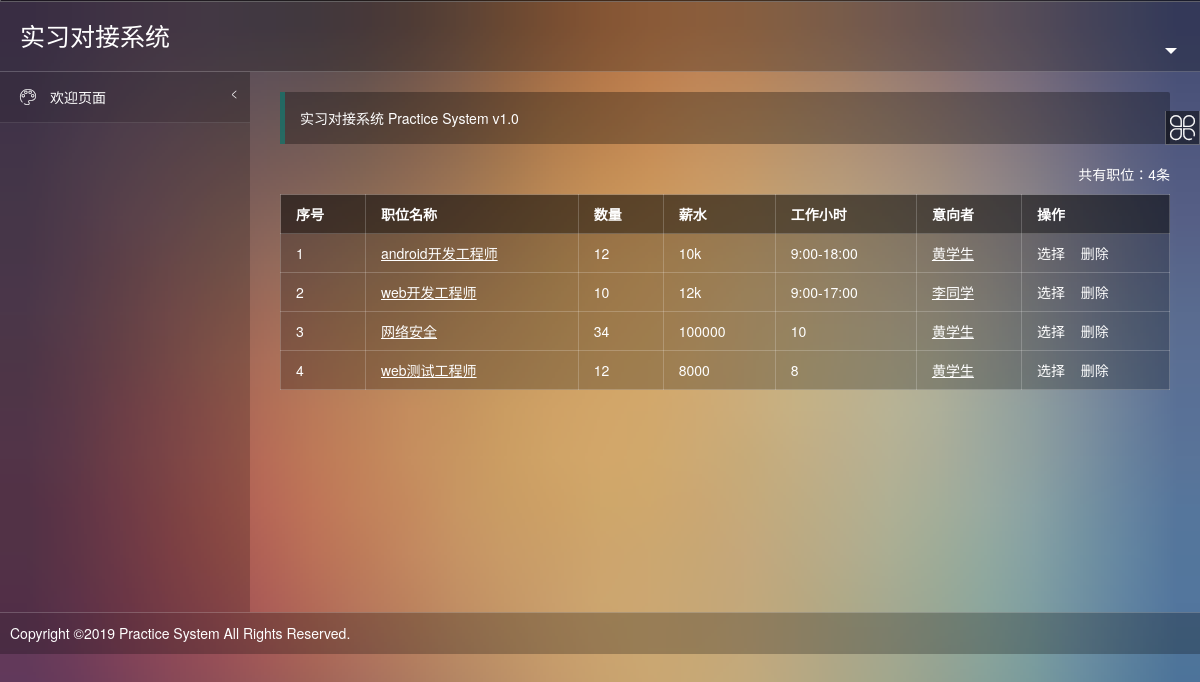
Page /practice/enterprise/received/ (signed in) on the earlier database version.
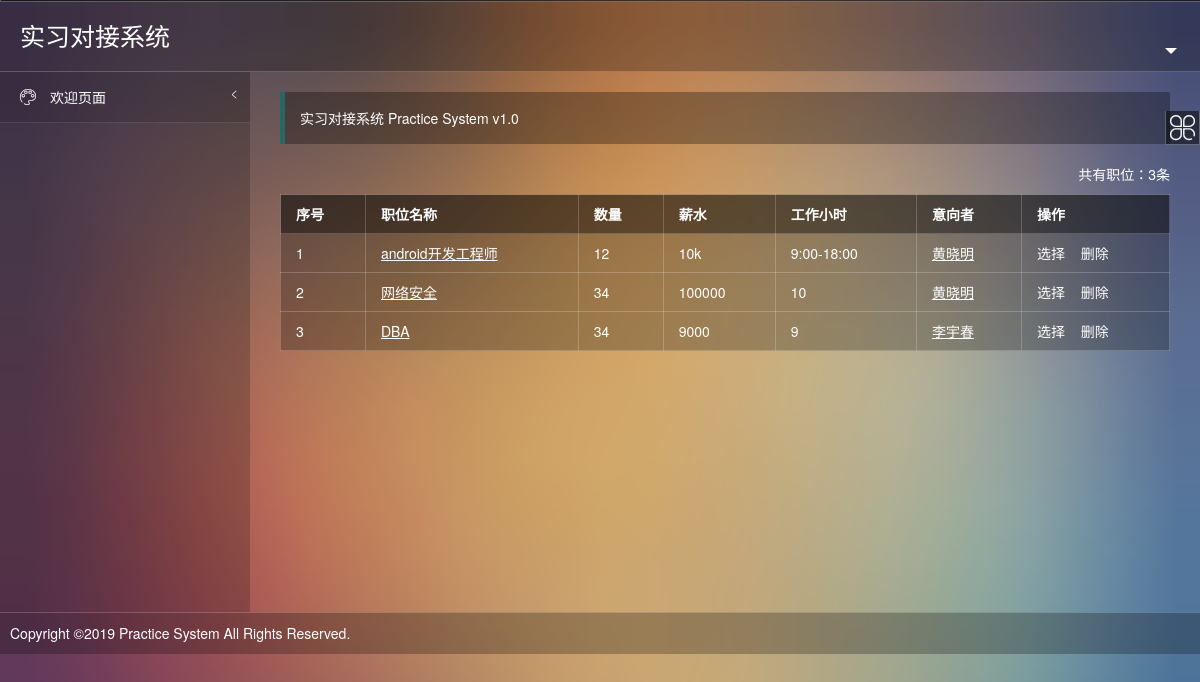
Same page on the later database version.
### practice/models.py (models this page shows, shortened)
class Choice(models.Model):
    choice_id = models.IntegerField(primary_key=True)
    job_id = models.ForeignKey(Job, db_column='job_id', on_delete=models.CASCADE)
    stu_id = models.ForeignKey(Student, db_column='stu_id', on_delete=models.CASCADE)
    result = models.BooleanField(default=False)

class Job(models.Model):
    job_id = models.IntegerField(primary_key=True,  db_column='job_id')
    ent_id = models.ForeignKey(Enterprise,  db_column='ent_id',  on_delete=models.CASCADE)
    job_name = models.CharField(max_length=20)
    job_desc = models.CharField(max_length=100)
    employ_num = models.IntegerField(default=0)
    salary = models.IntegerField(default=0)
    job_time = models.IntegerField(default=0)

class Student(models.Model):
    stu_id = models.IntegerField(primary_key=True, db_column='stu_id',  blank=False)
    tea_id = models.ForeignKey(Teacher,  db_column='tea_id',  on_delete=models.CASCADE)
    stu_pwd = models.CharField(max_length=20)
    stu_name = models.CharField(max_length=10)
    stu_age = models.IntegerField(default=0)
    phone_num = models.CharField(max_length=11)
    e_mail = models.CharField(max_length=15)
    major = models.CharField(max_length=20)
    grade = models.IntegerField(default=0)
    stu_class = models.CharField(max_length=10)
    address = models.CharField(max_length=40)
    political_status = models.CharField(max_length=10)
    target_post = models.CharField(max_length=20)
    intention_area = models.CharField(max_length=40)
    resume = models.FileField(upload_to='practice/resume/')
    tripartite_agreement = models.BooleanField(default=False)
    practice_agreement = models.BooleanField(default=False)
    employment_agreement = models.BooleanField(default=False)
    tea_mark = models.IntegerField(default=0)
    ent_mark = models.IntegerField(default=0)

### practice/enterprise/views.py (the view)
# urls.py: path('received/', views.received, name='received'),
def received(request):
    role_id = request.session['role_id']
    ent_id = request.session['user_id']
    enterprise = Enterprise.objects.get(ent_id=ent_id)
    jobs = Job.objects.filter(ent_id=enterprise)
    choices = []
    for job in jobs:
        choices += Choice.objects.filter(job_id=job).exclude(result=True)
    context = {}
    context['choices'] = choices
    context['menu'] = daoapp.getMenu(role_id=role_id)
    context['username'] = daoapp.getUsername(role_id, ent_id)
    context['role_name'] = 'enterprise'
    return render(request, 'practice/received.html', context)

### practice/daoapp.py (called while the page is built)
def getMenu(role_id):
    role_id = int(role_id)
    datas = Menu.objects.filter(role_id = role_id)
    parentMenu = {}
    menu = {}
    for m in datas:
        if m.parent_id == 0:
            parentMenu[m.menu_id] = m.menu_name
            menu[m.menu_name] = {}
            menu[m.menu_name][m.menu_name] = m.url_name
    for m in datas:
        if m.parent_id != 0:
            pmenuname = parentMenu[m.parent_id]
            if pmenuname in menu[pmenuname].keys():
                del menu[pmenuname][pmenuname]
            menu[pmenuname][m.menu_name] = m.url_name
    return menu

def getUsername(role_id, user_id):
    username = ''
    if not isinstance(role_id, int) or not isinstance(user_id, int):
        return None
    if role_id == 2:    #如果是老师
        username = Teacher.objects.get(tea_id=user_id).tea_name
    elif role_id == 3:  #如果是企业
        username = Enterprise.objects.get(ent_id=user_id).ent_name
    elif role_id == 4:  #如果是学生
        username = Student.objects.get(stu_id=user_id).stu_name
    return username

### practice/templates/practice/received.html (shortened to what this page needs)
{% extends 'practice/template.html' %}
{% block frame %}
<span class="x-right" style="line-height:40px">共有职位：{{ choices|length }}条</span>
<table class="layui-table">
    <thead>
    <tr>
        <th>
            序号
        </th>
        <th>
            职位名称
        </th>
        <th>
            数量
        </th>
        <th>
            薪水
        </th>
        <th>
            工作小时
        </th>
        <th>
            意向者
        </th>
        <th>
            操作
        </th>
    </tr>
    </thead>
    <tbody>
    {% for choice in choices %}
    <tr>
        <td>
            {{ forloop.counter }}
        </td>
        <td>
            <u style="cursor:pointer" onclick="member_show('{{ choice.job_id.job_name }}','/practice/enterprise/showjob/{{ choice.job_id.job_id }}/','800','500')">
                {{ choice.job_id.job_name }}
            </u>
        </td>
        <td >
            {{ choice.job_id.employ_num }}
        </td>
        <td >
            {{ choice.job_id.salary }}
        </td>
        <td >
            {{ choice.job_id.job_time }}
        </td>
        <td class="td-status">
            <u><a href="/practice/enterprise/information/{{ choice.stu_id.stu_id }}/">{{ choice.stu_id.stu_name }}</a></u>
        </td>
        <td class="td-manage">
            {% if not choice.result %}
            <a title="选择" href="/practice/enterprise/select/{{ choice.job_id.job_id }}/{{ choice.stu_id.stu_id }}/"
               class="ml-5" style="text-decoration:none">
                选择
            </a>
            {% else %}
                <b style="color:red">已选<b>
            {% endif %}&nbsp;&nbsp;
            <a title="删除" href="javascript:;" onclick="member_del(this, {{ choice.job_id.job_id }}, {{ choice.stu_id.stu_id }})"
               style="text-decoration:none">
                删除
            </a>
        </td>
    </tr>
    {% endfor %}
    </tbody>
</table>
{% endblock %}

### practice/templates/practice/template.html (shortened to what this page needs)
<!doctype html>
<html lang="en">
<head>
{% load static %}
    <link rel="stylesheet" href="{% static 'practice/css/font.css' %}">
	<link rel="stylesheet" href="{% static 'practice/css/xadmin.css' %}">
    <link rel="stylesheet" href="{% static 'practice/css/swiper.min.css' %}">
</head>
<body>
    <div class="container">
        <div class="logo"><a href="{% url 'practice:index' %}">实习对接系统</a></div>
        <ul class="layui-nav right" lay-filter="">
        </ul>
    </div>
    <div class="wrapper">
        <div class="left-nav">
            <div id="side-nav">
                <ul id="nav">
                    <li class="list" current>
                        <a href="{% url 'practice:index' %}">
                            <i class="iconfont">&#xe761;</i>
                            欢迎页面
                            <i class="iconfont nav_right">&#xe697;</i>
                        </a>
                    </li>
                </ul>
            </div>
        </div>
        <div class="page-content">
          <div class="content">
            <blockquote class="layui-elem-quote">
                实习对接系统 Practice System <span class="f-14">v1.0</span>
            </blockquote>
            {% block frame %}
            {% endblock %}
          </div>
        </div>
    </div>
    <div class="footer">
        <div class="copyright">Copyright ©2019 Practice System All Rights Reserved.</div>
    </div>
	<div class="bg-changer">
        <div id="changer-set"><i class="iconfont">&#xe696;</i></div>
    </div>
</body>
</html>

### practice/static/practice/css/xadmin.css (style rules this page uses)
* { margin: 0px; padding: 0px; font-family: "Helvetica Neue", Helvetica, Arial, sans-serif; }
a { text-decoration: none; }
html { width: 100%; }
body { width: 100%; background-color: #54364a; background-image: url(../images/a.jpg); background-repeat: no-repeat; background-size: cover; color: #ffffff; }
.bg-changer { position: fixed; left: 0px; top: -110px; width: 100%; }
.bg-changer #changer-set { position: fixed; top: 111px; right: 0px; width: 33px; height: 33px; background: rgba(0,0,0,0.5); border: 1px solid rgba(255,255,255, 0.3); border-top: 0px; color: #fff; text-align: center; line-height: 33px; cursor: pointer; }
.bg-changer #changer-set i { display: block; font-size: 25px; -webkit-transform:translate3d(0,0,0); -moz-transform:translate3d(0,0,0); transform:translate3d(0,0,0); -webkit-animation:play 3s linear infinite; -moz-animation:play 3s linear infinite; animation:play 3s linear infinite; }
.container { width: 100%; height: 71px; background-color: rgba(0, 0, 0, 0.25); border-bottom: 1px solid rgba(255, 255, 255, 0.2); }
.container .logo { float: left; color: #fff; font-size: 25px; padding-left: 20px; line-height: 71px; }
.container .right { float: right; }
.wrapper { display: table; position: relative; width: 100%; }
.wrapper .left-nav { background-color: rgba(0, 0, 0, 0.20); color: #FFF; display: table-cell; float: none!important; vertical-align: top; max-width: 250px; }
.wrapper .left-nav #nav li { width: 250px; background-color: rgba(0, 0, 0, 0.1); border-bottom: 1px solid rgba(255, 255, 255, 0.1); }
.wrapper .left-nav #nav li a { width: 230px; color: #fff; font-size: 14px; padding: 15px 15px 15px 20px; display: block; }
.wrapper .left-nav #nav li a i { padding-right: 10px; line-height: 16px; }
.wrapper .left-nav #nav li .nav_right { float: right; font-size: 12px; }
.wrapper .page-content { color: #FFF; padding: 20px 30px; display: table-cell; float: none!important; word-wrap:break-word; word-break:break-all; }
.wrapper .page-content .content { min-height: 500px; }
.x-right { float: right; }
.footer { width: 100%; background-color: rgba(0, 0, 0, 0.25); border-top: 1px solid rgba(255, 255, 255, 0.2); line-height: 41px; color: #fff; }
.footer .copyright { margin-left: 10px; }
@media screen and (min-width: 1024px) { .wrapper .left-nav { width: 250px; } }
@media screen and (min-width: 1024px) { .wrapper .left-nav #side-nav { display: block; } }

Differences in the rows shown:
removed Choice: job_id.job_name "web开发工程师", job_id.employ_num "10", job_id.salary "12k", job_id.job_time "9:00-17:00", stu_id.stu_name "李同学"
removed Choice: job_id.job_name "web测试工程师", job_id.employ_num "12", job_id.salary "8000", job_id.job_time "8", stu_id.stu_name "黄学生"
changed through a linked row, Choice "android开发工程师": stu_id.stu_name "黄学生" → "黄晓明"
changed through a linked row, Choice "网络安全": stu_id.stu_name "黄学生" → "黄晓明"
added Choice: job_id.job_name "DBA", job_id.employ_num "34", job_id.salary "9000", job_id.job_time "9", stu_id.stu_name "李宇春"
Other differences:
{{ choices|length }}: "4" → "3"
